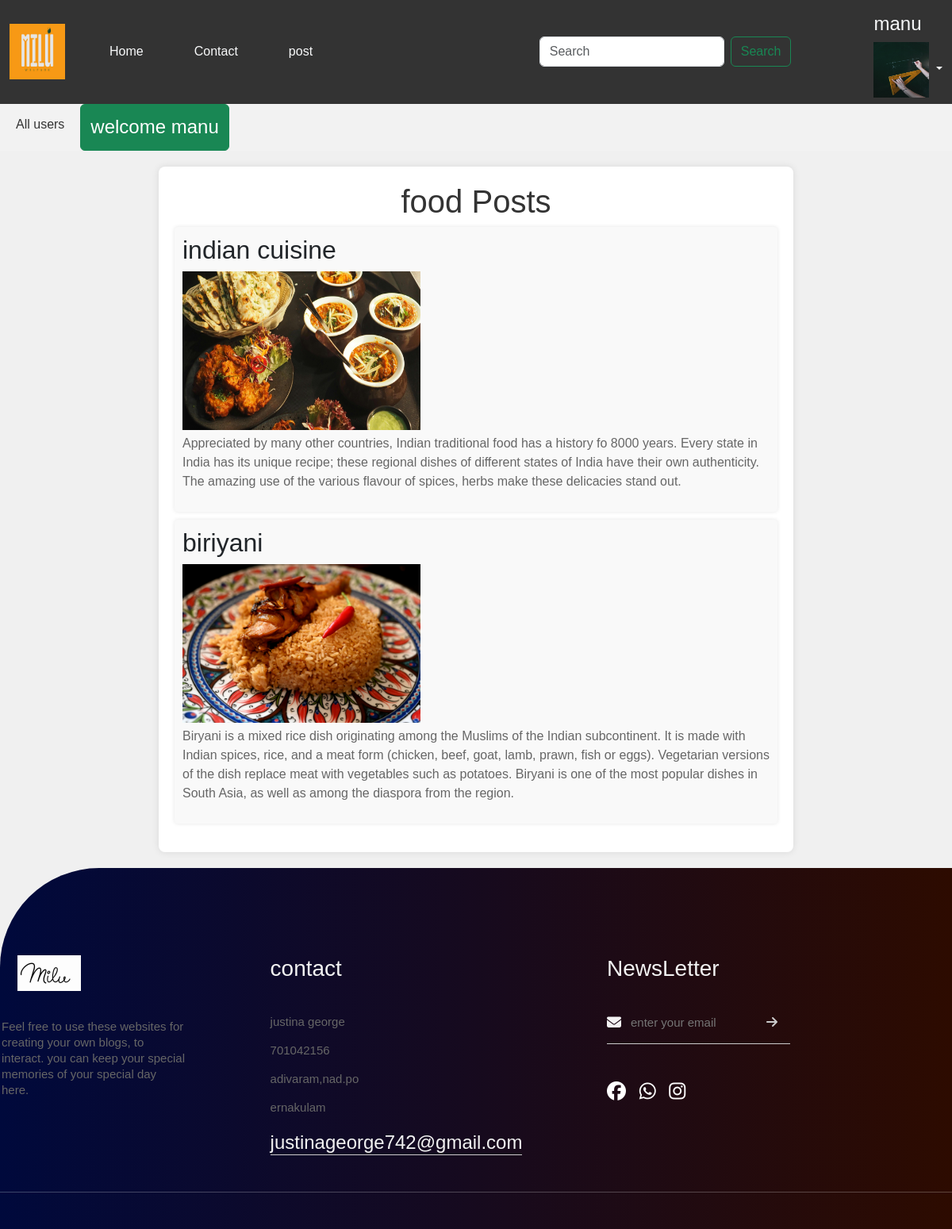
The app's page /categorypost/food/ (signed in) with its own data.
### blogapp/models.py (models this page shows, shortened)
class UserProfile(models.Model):
    user=models.OneToOneField(User,on_delete=models.CASCADE,related_name="profile",null=True)
    address=models.CharField(max_length=200,null=True)
    phone=models.CharField(max_length=200,null=True)
    profile_pic=models.ImageField(upload_to="profile_pics",null=True,blank=True)
    dob=models.DateField(null=True)
    bio=models.CharField(max_length=200,null=True)
    following=models.ManyToManyField("self",related_name="followed_by",symmetrical=False,null=True)
    block=models.ManyToManyField("self",related_name="blocked",symmetrical=False,null=True)

class Category(models.Model):
    cat_id=models.AutoField(primary_key=True)
    title=models.CharField(max_length=200)
    description=models.TextField()
    url=models.CharField(max_length=100)
    image=models.ImageField(upload_to='category/')
    add_date=models.DateTimeField(auto_now_add=True,null=True)

class Post(models.Model):
    post_id = models.AutoField(primary_key=True)
    title = models.CharField(max_length=200)
    content = models.TextField()
    url = models.CharField(max_length=100)
    cat = models.CharField(max_length=100, choices=CATEGORIES)
    image = models.ImageField(upload_to='posts/')

### blogapp/views.py (the view)
# urls.py: path("categorypost/<str:category_title>/",views.categoryPostView.as_view(),name="post_category"),
@method_decorator(decs,name="dispatch")
class categoryPostView(View):
    def get(self,request,category_title,*args,**kwargs):
        category=Category.objects.get(title=category_title)
        posts=Post.objects.filter(cat=category_title)
        return render(request,"category_post.html",{"category":category,"posts":posts})

### blogapp/templates/category_post.html (shortened to what this page needs)
{%extends 'base.html'%}
{%block body_block%}
<body>
    <div class="container">
        <h1>{{ category.title }} Posts</h1>
        <ul class="y">
            {% for post in posts %}
                <li class="x">
                    <h2>{{ post.title }}</h2>
                    <img src="{{ post.image.url }}" alt="{{ post.title }}" height="200px" width="300px">
                    <p>{{ post.content }}</p>
                </li>
            {% empty %}
                <li>No posts found.</li>
            {% endfor %}
        </ul>
    </div>
{%endblock%}

### blogapp/templates/base.html (shortened to what this page needs)
<!DOCTYPE html>
{%load static%}
<html lang="en">
<head>
    <link rel="stylesheet" href="{%static 'css/style.css' %}">
    <link href="https://cdn.jsdelivr.net/npm/bootstrap@5.3.3/dist/css/bootstrap.min.css" rel="stylesheet">
    <link rel="stylesheet" href="https://cdnjs.cloudflare.com/ajax/libs/font-awesome/6.5.1/css/all.min.css" />
</head>
<body>
    <div class="sticky-top">
        <nav class="navbar navbar-expand-lg ">
            <div class="container-fluid">
                <a><img src="{%static 'images/logo.jpg' %}" class="mt" alt="" width="70px" height="70px" ></a>
              <div class="collapse navbar-collapse" id="navbarScroll">
                <ul class="navbar-nav me-auto my-2 my-lg-0 navbar-nav-scroll" style="--bs-scroll-height: 100px;">
                  <li class="nav-item">
                    <a class="nav-link active text-light ms-5" aria-current="page" href="{%url 'home'%}">Home</a>
                  </li>
                  <li class="nav-item">
                    <a class="nav-link text-light ms-5" href="#">Contact</a>
                  </li>
                  <li class="nav-item ">
                    <a class="nav-link active text-light ms-5" aria-current="page" href="{%url 'createpost'%}">post</a>
                  </li>
                </ul>
                <form1 class="d-none d-lg-flex me-2" role="search">
                  <input class="form-control me-2" type="search" placeholder="Search" aria-label="Search">
                  <button1 class="btn btn-outline-success me-5" type="submit">Search</button1>
                </form1>
                <li class="nav-item dropdown mt-2 d-none d-lg-block ">
                    <a class="nav-link dropdown-toggle text-light ms-5" href="#" role="button" data-bs-toggle="dropdown" aria-expanded="false">
                        {%if request.user.profile.profile_pic%}
                        <h4>{{request.user}}</h4>
                        <img class="profile-small" src="{{request.user.profile.profile_pic.url}} " alt="avatar" width="70px" height="70px">
                       {%else%}
                       <h4>{{request.user}}</h4>
                       <img class="profile-small" src="{%static 'images/th.jpeg'%} " alt="avatar" width="70px" height="70px">
                       {%endif%}
                    </a>
                  </li>
              </div>
            </div>
          </nav>
          <div class="navbar-secondary" id="nav2">
            <a href="{%url 'profilelist'%}">All users</a>
            <button class="btn btn-success me-5"><h4 class="mt-2" >welcome {{request.user}}</h4></button>
          </div>
    </div>
{%block body_block%}
{%endblock%}
<footer class="foot">
  <div class="row ">
      <div class="col2 col-lg-3 col-md-6 col-sm-12 ">
          <img src="{%static 'images/logo1.jpeg' %}" alt="no image" class="logo1">
          <p >Feel free to use these websites for creating your own blogs, to interact. you can keep your special memories of your special day here.</p>
      </div>
      <div class="col2 ">
          <h3>contact</h3>
          <p>justina george</p>
          <p>701042156</p>
          <p>adivaram,nad.po</p>
          <p>ernakulam</p>
          <h4 class="email">justinageorge742@gmail.com</h4>
      </div>
      <div class="col2 col-lg-3 col-md-6 col-sm-12 ">
          <h3>NewsLetter</h3>
          <form class="fo">
              <i class="fa-solid fa-envelope"></i>
              <input type="email" placeholder="enter your email" required>
               <button type="submit"><i class="fa-solid fa-arrow-right"></i></button>
          </form>
          <div class="social-icons">
              <i class="fa-brands fa-facebook mb-3"></i>
              <i class="fa-brands fa-whatsapp mb-3"></i>
              <i class="fa-brands fa-instagram mb-3"></i>
          </div>
      </div>
  </div>
  <hr>
</footer>
</body>
</html>

### blogapp/static/css/style.css (style rules this page uses)
nav { background-color: #333; color:#ccc; }
.navbar-secondary { background-color: #f2f2f2; overflow: hidden; }
.navbar-secondary a { float:left; display:block; color:#333; text-align: center; padding:14px 20px; text-decoration: none; }
.nav-item { list-style: none; }
.foot { width: 100%; position: relative; bottom: 0; background: linear-gradient(to right, #00093c, #2d0b00); color:black; padding:100px 0 30px; border-top-left-radius: 125px; font-size: 13px; line-height: 20px; color:#f2f2f2 }
.row { width:85%; margin: auto; display:flex; flex-wrap: wrap; align-items: flex-start; justify-content: space-between; }
.col2 { flex-basis:25%; padding:10px; font-size: 15px; margin-left: 2px; }
.logo1 { width:80px; margin-bottom: 30px; margin-left: 20px; }
.col2 h3 { width:fit-content; position: relative; margin-bottom: 40px; }
.email { width:fit-content; border-bottom: 1px solid #ccc; margin:20px 0; }
ul li a { text-decoration: none; color:white; }
.fo { padding-bottom: 15px; display: flex; align-items: center; justify-content: space-between; border-bottom: 1px solid #ccc; margin-bottom: 50px; }
.fo i { font-size: 18px; margin-right: 10px; }
.fo input { width:100%; background: transparent; color: #ccc; border:0; outline: none; }
.fo button { background: transparent; border:0; outline: none; cursor:pointer; }
.fo button i { color:#ccc; font-size: 16px; }
.social-icons { font-size: 24px; }
.social-icons i { margin-right: 10px; color: #fff; border-radius: 50%; cursor:pointer; line-height: 14px; }
.col2:nth-child(2) { flex-basis: 15%; margin-left: 3px; }
.col2:nth-child(2) { flex-basis: 15%; }

### blogapp/templates/category_post.html (style rules this page uses)
body { font-family: Arial, Helvetica, sans-serif; margin: 0; padding: 0; background-color: #f0f0f0; }
.container { max-width: 800px; margin: 20px auto; padding:20px; background-color: #fff; border-radius: 8px; box-shadow: 0 0 10px rgba(0, 0, 0, 0.1); }
h1 { text-align: center; color:#333; }
.y { list-style-type: none; padding:0; }
.x { margin-bottom: 10px; padding: 10px; border-radius: 4px; background-color: #f9f9f9; box-shadow: 0 0 5px rgba(0, 0, 0, 0.1); }
p { margin-top: 5px; color: #666; }

### records on screen
Category: title "food"
Post: title "indian cuisine", image (picture), content "Appreciated by many other countries, Indian traditional food has a history fo 8000 years. Every state in India has its unique recipe; these regional dishes of different states of India have their own authenticity. The amazing use of the various flavour of spices, herbs make these delicacies stand out."
Post: title "biriyani", image (picture), content "Biryani is a mixed rice dish originating among the Muslims of the Indian subcontinent. It is made with Indian spices, rice, and a meat form (chicken, beef, goat, lamb, prawn, fish or eggs). Vegetarian versions of the dish replace meat with vegetables such as potatoes. Biryani is one of the most popular dishes in South Asia, as well as among the diaspora from the region."

### other values on screen
{{ request.user }} "manu"
